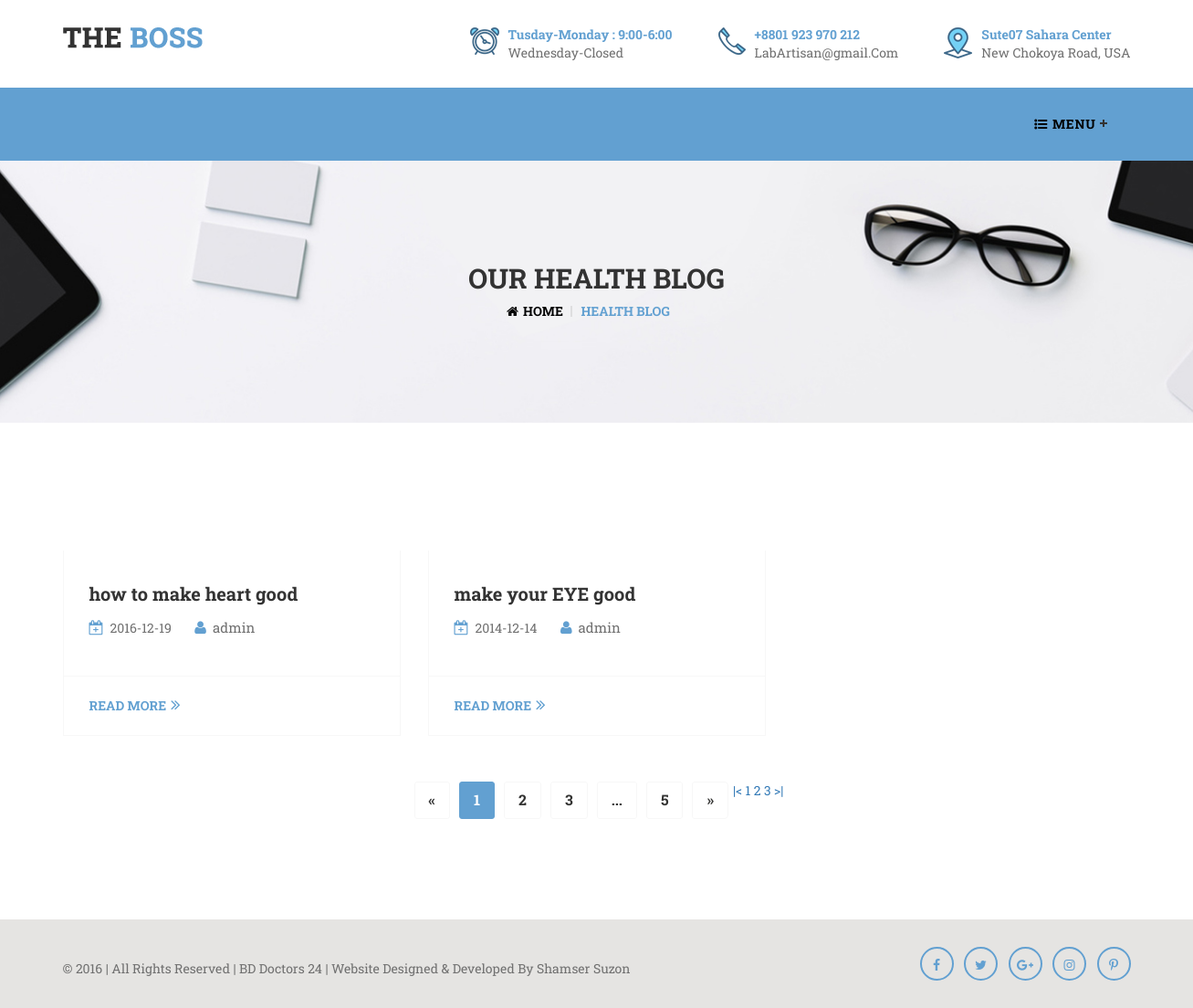
Page /health-blog.php on the committed database.
### tables this page shows
CREATE TABLE IF NOT EXISTS `blog` (
  `id` int(10) NOT NULL AUTO_INCREMENT,
  `post_by` varchar(100) DEFAULT NULL,
  `b_title` varchar(10000) DEFAULT NULL,
  `short_note` mediumtext NOT NULL,
  `m_content` text,
  `category` varchar(100) DEFAULT NULL,
  `f_image` varchar(100) NOT NULL,
  `date` varchar(100) DEFAULT NULL,
  `time` varchar(100) DEFAULT NULL,
  PRIMARY KEY (`id`)
);

### health-blog.php (the view, shortened to what this page needs)
<!doctype html>
<html class="no-js" lang="en">
<?php include ('connection.php');
extract($_POST);
extract($_GET);
$num_rec_per_page=2;
if (isset($_GET["page"])) { $page  = $_GET["page"]; } else { $page=1; };
$start_from = ($page-1) * $num_rec_per_page;
?>
<head>
        <link rel="stylesheet" href="assets/css/normalize.css">
        <link rel="stylesheet" href="assets/css/main.css">
        <link rel="stylesheet" href="assets/css/bootstrap.min.css">
		<link rel="stylesheet" href="assets/font/flaticon.css">
		<link rel="stylesheet" href="assets/css/font-awesome.min.css">
		<link rel="stylesheet" href="assets/css/camera.css">
		<link rel="stylesheet" href="assets/css/animate.css">
		<link rel="stylesheet" href="assets/css/jquery.fancybox.css">
		<link rel="stylesheet" href="assets/css/swiper.min.css" />
		<link rel="stylesheet" href="assets/css/jquery.nstSlider.css" />
		<link rel="stylesheet" href="assets/css/flexslider.css" />
		<link rel="stylesheet" href="assets/css/style.css" />
		<link rel="stylesheet" href="assets/css/responsive.css" />
    </head>
    <body>
		<header>
			<?php include ('header.php'); ?>
		</header>
		<section class="breadcrumb-section section">
			<div class="container">
				<div class="breadcrumb-area">
					<h2 class="breadcrumb-title">our Health Blog</h2>
					<ul class="breadcrumb-ul">
					  <li><a href="#">Home</a></li>
					  <li class="active-breadcrumb">Health Blog</li>
					</ul>
				</div>
			</div>
		</section>
		<section class="section home-blog-section single-blog-page">
			<div class="container">
				<div class="row">
					<div class="row">
                        <?php
                        $sql="select * from blog LIMIT $start_from, $num_rec_per_page";
                        $result=mysqli_query($con,$sql);
                        while ($row=mysqli_fetch_array($result)) {?>
						<div class="col-sm-4 col-xs-12">
							<div class="single-blog-box">
                                    <div class="single-blog-box-img">
                                    </div>
                                    <div class="blog-content">
                                        <h3><a href="blog-single-page.php?id=<?php echo $row['id']?>"><?php echo $row['b_title']?></a></h3>
                                        <div class="post-meta">
                                            <span><i class="fa fa-calendar-plus-o" aria-hidden="true"></i><?php echo $row['date']?></span>
                                            <span><i class="fa fa-user" aria-hidden="true"></i><a
                                                        href="#"><?php echo $row['post_by']?></a></span>
                                        </div>
                                    </div>
                                    <div class="read-more-box">
                                        <a href="blog-single-page.php?id=<?php echo $row['id']?>" class="read-more">read more<i
                                                    class="fa fa-angle-double-right" aria-hidden="true"></i></a>
                                    </div>
							</div>
						</div>
                <?php
                }
                ?>
				</div>
				<div class="row">
					<div class="pagination-div">
						<ul class="pagination">
                            <?php
                            $sql = "SELECT * FROM blog";
                            $rs_result = mysqli_query($con,$sql);
                            $total_records = mysqli_num_rows($rs_result);
                            $total_pages = ceil($total_records / $num_rec_per_page);
                            echo "<a href='health-blog.php?page=1'>".'|<'."</a> ";
                            for ($i=1; $i<=$total_pages; $i++) {
                                echo "<a href='health-blog.php?page=".$i."'>".$i."</a> ";
                            };
                            echo "<a href='health-blog.php?page=$total_pages'>".'>|'."</a> ";
                            ?>
							<li class="disabled"><a href="#" aria-label="Previous"><span aria-hidden="true">&laquo;</span></a></li>
							<li class="active"><a href="">1</a></li>
							<li><a href="#">2</a></li>
							<li><a href="#">3</a></li>
							<li><a href="#" class="pagination-dot-dot">...</a></li>
							<li><a href="#">5</a></li>
							<li><a href="#" aria-label="Next"><span aria-hidden="true">»</span></a></li>
						</ul>
					</div>
				</div>
				</div>
			</div>
		</section>
			<div class="footer-bottom">
				<div class="container">
					<div class="row">
						<div class="copyright-text">
							<p>&copy; 2016 | All Rights Reserved | <a href="index.html">BD Doctors 24</a> | Website Designed & Developed By <a target="_blank" href="http://shamsersindex.com/">Shamser Suzon</a></p>
						</div>
						<div class="social-icon">
							<ul>
								<li><a href="#"><i class="fa fa-facebook" aria-hidden="true"></i></a></li>
								<li><a href="#"><i class="fa fa-twitter" aria-hidden="true"></i></a></li>
								<li><a href="#"><i class="fa fa-google-plus" aria-hidden="true"></i></a></li>
								<li><a href="#"><i class="fa fa-instagram" aria-hidden="true"></i></a></li>
								<li><a href="#"><i class="fa fa-pinterest-p" aria-hidden="true"></i></a></li>
							</ul>
						</div>
					</div>
				</div>
			</div>
    </body>
</html>

### assets/css/main.css (style rules this page uses)
html { color: #222; font-size: 16px; line-height: 1.4; }

### rows in the picture
blog: b_title "how to make heart good", date "2016-12-19", post_by "admin"
blog: b_title "make your EYE good", date "2014-12-14", post_by "admin"
